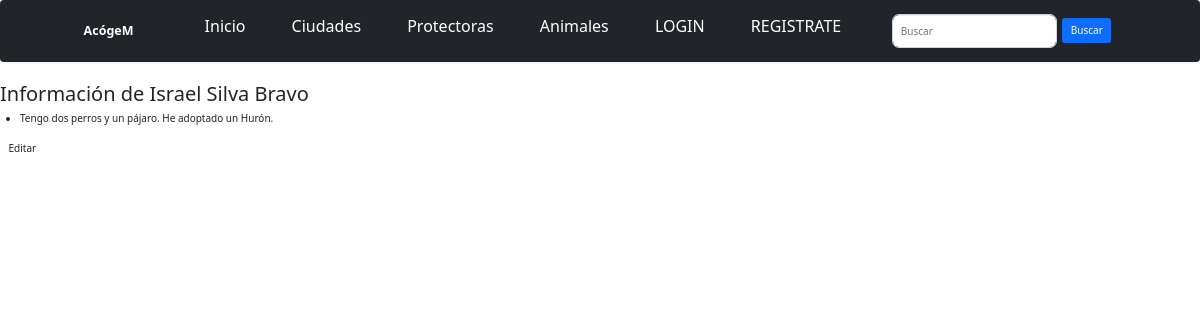
The app's page /perfiles/1/, older data.
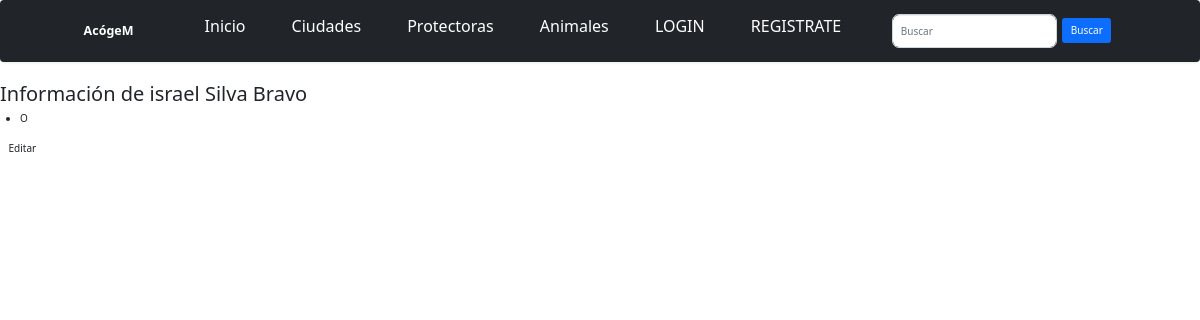
The same page, newer data.
### AcogeM_app/models.py (models this page shows, shortened)
class Perfil(models.Model):
	user = models.OneToOneField(User, on_delete=models.CASCADE, default=0)
	ape = models.CharField('Apellidos', max_length=50)
	dni = models.CharField(max_length=9)
	tel = models.IntegerField('Teléfono', blank=True, null=True)
	exp = models.TextField('Experiencia con animales')
	class Meta:
		verbose_name_plural = "Perfiles"

### AcogeM_app/views.py (the view)
# urls.py: path('perfiles/<int:pk>/', PerfilDetailView.as_view(), name='perfil-detail'),
class PerfilDetailView(DetailView):
	model = Perfil

### AcogeM_app/templates/AcogeM_app/perfil_detail.html
{% extends "base.html" %}
{% block content %}
    <h2>Información de {{ perfil.user }} {{ perfil.ape }}</h2>
    <ul>
        <li>{{ perfil.exp }}</li>
    </ul>
    <a href="{% url 'perfil-update' perfil.pk %}" class="btn btn-default">Editar</a>
{% endblock %}

Row changes from the older to the newer data that the page shows:
changed Perfil "Silva Bravo": user "Israel" → "israel"; exp "Tengo dos perros y un pájaro. He adoptado un Hurón." → "O"
